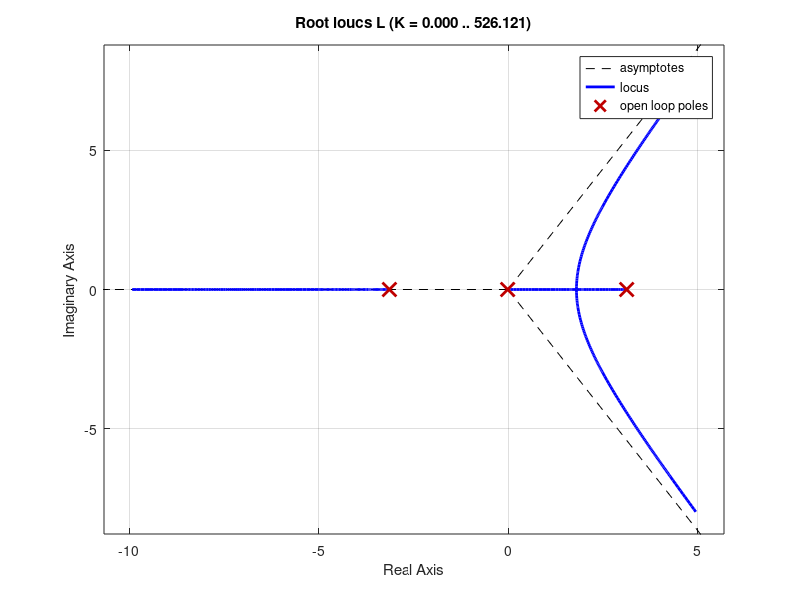
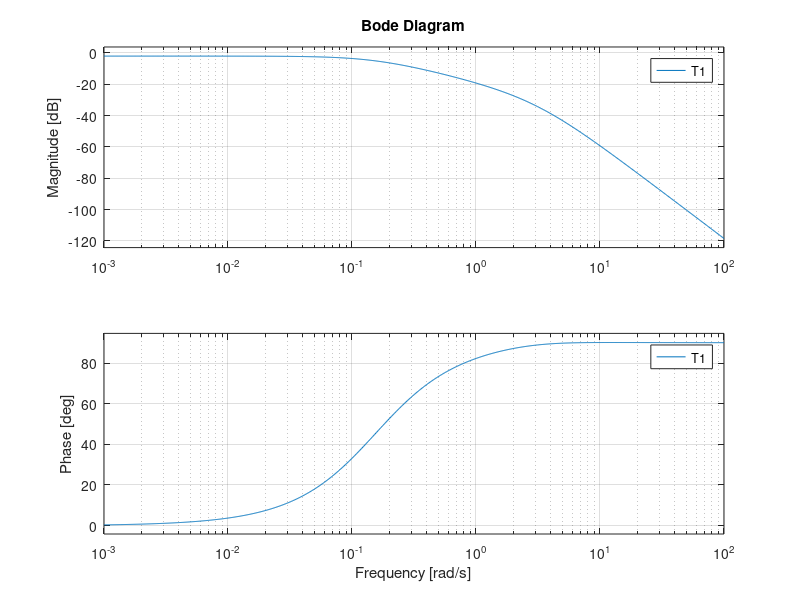
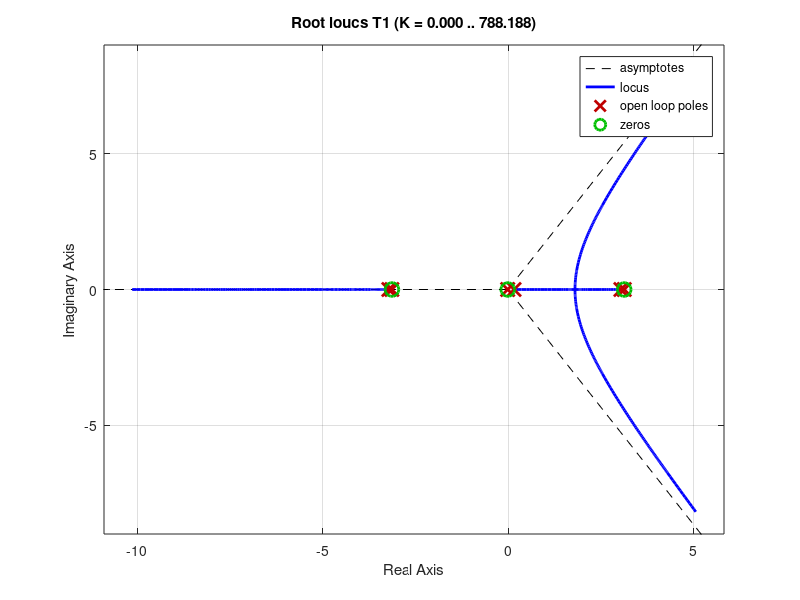

Here is the MATLAB script that generated these plots, in order:
%% Exploring the inverted pendulum
% Frequency separation turns SISO to SIMO
clear;clc; close all

mc = 2; %kg
mp = 1; %kg
l = 1;%m distance from cart to center of mass of Pend
Ip = mp*l^2/3; % moment of inertia of the pend about CoM
g = 9.8;%m/s^2
c1 = 0.01;
c2 = 0.05; %friction coeff

a0 = mp*g*l*c2;
a1 = (mc + mp)*mp*g*l +c1*c2;
a2 = (mc + mp) * c1 + (Ip + mp*l^2) *c2;
a3 = (mc + mp)*Ip + mc*mp*l^2;

b = mp*l;
b2_bar = (Ip + mp*l^2)/(mp*l);
b1_bar = c1/(mp*l);
b0_bar = g;

G1 = tf( b, [a3 a2 -a1 -a0])
G2 = tf([b2_bar b1_bar -b0_bar], [1 0 0])

%Inner Loop
K = 5;
D1 = tf(K, 1)
L = D1*G1
rlocus(L)

%Outer Loop
P = 1/1.4
T1 = (P * G1 * D1)/(1 + G1 * D1)

figure;
bode(T1)
figure;
step(T1)
figure;
rlocus(T1)